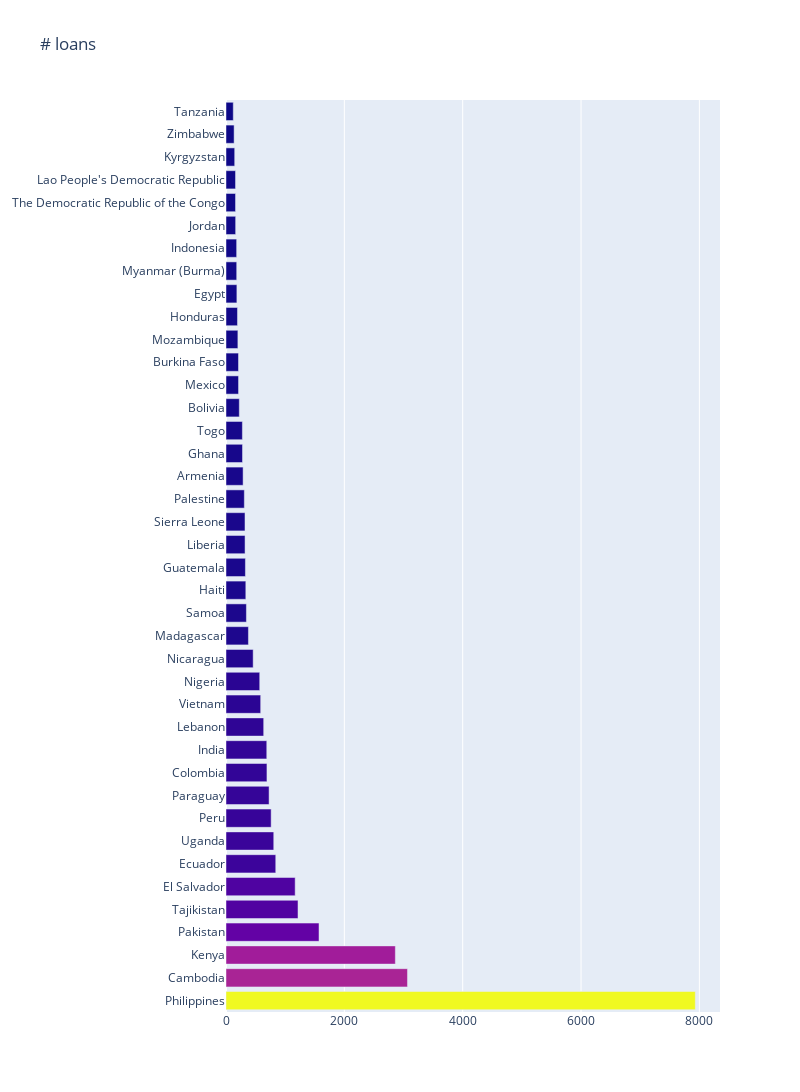

Write notebook code for a chart like this one.
### Code cell
## plot loans sum by 40 countries
plot_bar(df_mean.sort_values(ascending = False).head(40) )

### Figure 1 — Plotly figure (JSON) as saved in the notebook; plotly's stock layout.template omitted (floating-point values rounded to 4 significant figures)
{"data": [{"marker": {"autocolorscale": true, "color": [7931, 3067, 2862, 1572, 1217, 1169, 841, 807, 763, 728, 692, 689, 637, 586, 570, 459, 379, 345, 335, 328, 322, 321, 310, 289, 279, 277, 225, 212, 211, 201, 194, 184, 181, 180, 163, 161, 161, 147, 137, 123], "reversescale": false}, "orientation": "h", "type": "bar", "x": [7931, 3067, 2862, 1572, 1217, 1169, 841, 807, 763, 728, 692, 689, 637, 586, 570, 459, 379, 345, 335, 328, 322, 321, 310, 289, 279, 277, 225, 212, 211, 201, 194, 184, 181, 180, 163, 161, 161, 147, 137, 123], "y": ["Philippines", "Cambodia", "Kenya", "Pakistan", "Tajikistan", "El Salvador", "Ecuador", "Uganda", "Peru", "Paraguay", "Colombia", "India", "Lebanon", "Vietnam", "Nigeria", "Nicaragua", "Madagascar", "Samoa", "Haiti", "Guatemala", "Liberia", "Sierra Leone", "Palestine", "Armenia", "Ghana", "Togo", "Bolivia", "Mexico", "Burkina Faso", "Mozambique", "Honduras", "Egypt", "Myanmar (Burma)", "Indonesia", "Jordan", "The Democratic Republic of the Congo", "Lao People's Democratic Republic", "Kyrgyzstan", "Zimbabwe", "Tanzania"]}], "layout": {"height": 1200, "title": {"text": "# loans"}, "width": 800}}
